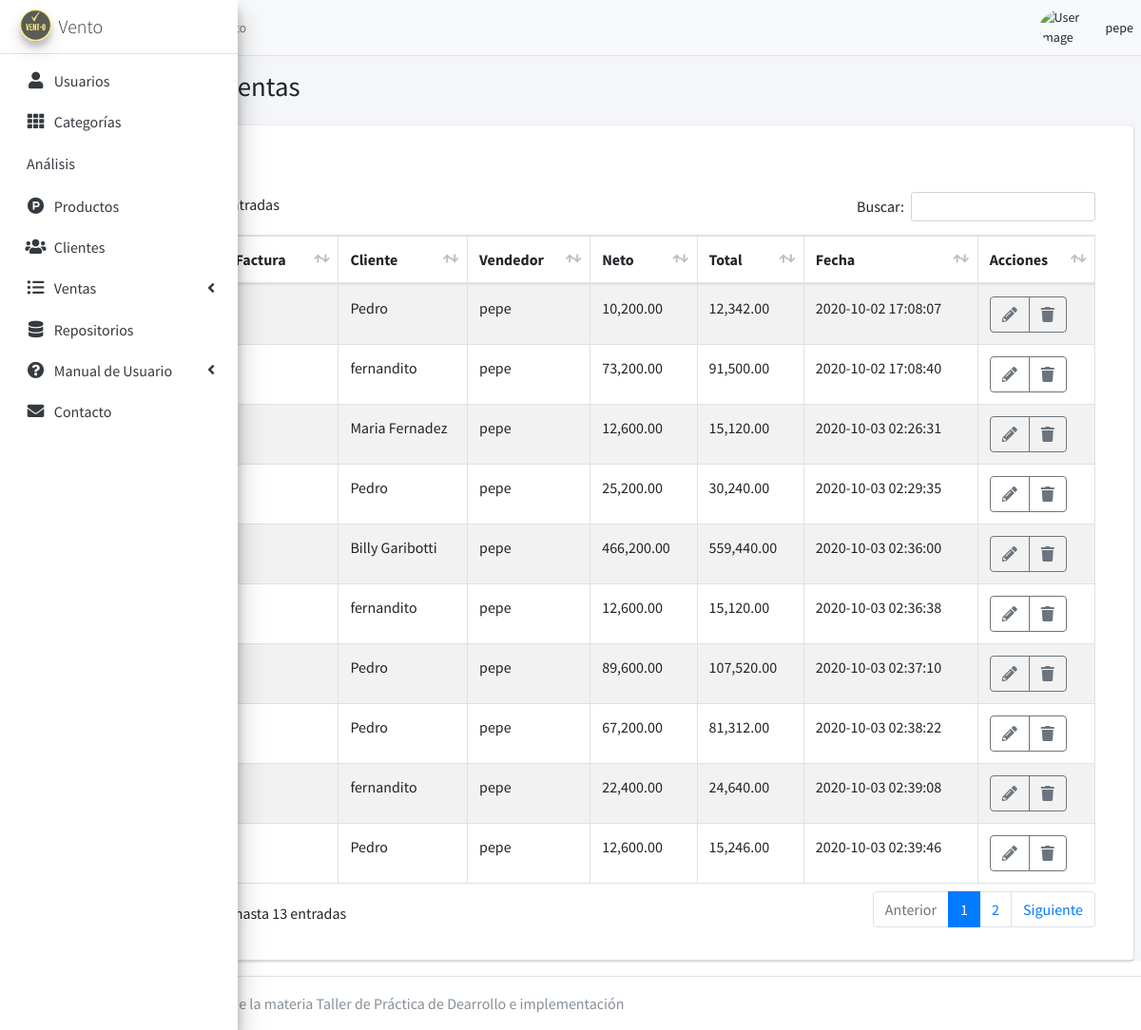
Screenshot of /ventas (signed in) with the database file from the repository.
### tables this page shows
CREATE TABLE IF NOT EXISTS `ventas` (
  `id` int(11) NOT NULL AUTO_INCREMENT,
  `codigo` int(11) NOT NULL,
  `id_cliente` int(11) NOT NULL,
  `id_vendedor` int(11) NOT NULL,
  `productos` text NOT NULL,
  `impuesto` float NOT NULL,
  `neto` float NOT NULL,
  `total` float NOT NULL,
  `metodo_pago` text DEFAULT NULL,
  `fecha` timestamp NOT NULL DEFAULT current_timestamp() ON UPDATE current_timestamp(),
  PRIMARY KEY (`id`),
  KEY `FK_id_cliente` (`id_cliente`),
  KEY `FK_id_vendedor` (`id_vendedor`)
);

CREATE TABLE IF NOT EXISTS `clientes` (
  `id` int(11) NOT NULL AUTO_INCREMENT,
  `nombre` text DEFAULT NULL,
  `documento` int(11) DEFAULT NULL,
  `email` text DEFAULT NULL,
  `telefono` text DEFAULT NULL,
  `direccion` text DEFAULT NULL,
  `compras` int(11) DEFAULT NULL,
  `ultima_compra` datetime NOT NULL,
  `fecha` timestamp NULL DEFAULT current_timestamp(),
  PRIMARY KEY (`id`)
);

CREATE TABLE IF NOT EXISTS `usuarios` (
  `id` int(11) NOT NULL AUTO_INCREMENT,
  `nombre` text NOT NULL,
  `usuario` text NOT NULL,
  `password` text NOT NULL,
  `perfil` text NOT NULL,
  `foto` text DEFAULT NULL,
  `estado` int(11) DEFAULT NULL,
  `ultimo_login` datetime DEFAULT current_timestamp(),
  `fecha` timestamp NULL DEFAULT current_timestamp(),
  PRIMARY KEY (`id`)
);

### controladores/template.controlador.php (called while the page is built)
<?php
class ControladorTemplate{
   static public function controladorPlantilla(){
        include  "vistas/template.php";
    }
}
?>

### index.php (called while the page is built, shortened)
<?php
require_once "controladores/template.controlador.php";
require_once "controladores/clientes.controlador.php";
require_once "controladores/usuarios.controlador.php";
require_once "controladores/ventas.controlador.php";
require_once "modelos/usuarios.modelo.php";
require_once "modelos/clientes.modelo.php";
require_once "modelos/ventas.modelo.php";
$template = new ControladorTemplate();
$template-> controladorPlantilla();
?>

### controladores/ventas.controlador.php (called while the page is built, shortened)
<?php
class VentasControlador{
    static public function verVentasControl($nomColumna,$val){
    $tbl ="ventas";
    $resp=  VentasModelos::VentasMostraModelo($tbl,$nomColumna,$val );
    return $resp;
    }
}
?>

### modelos/conexion.php (called while the page is built)
<?php
class Conexion {
    public function conectar(){
        $link = new PDO("mysql:host=localhost;dbname=sistemaventas",
        "root",
        "");
        $link->exec("set names utf8");
        return $link;
    }
}
?>

### modelos/ventas.modelo.php (called while the page is built, shortened)
<?php
require_once "conexion.php";
class VentasModelos{
    static public function VentasMostraModelo($tbl, $nomColumna, $valor){
        $conexionz = new Conexion();
		if($nomColumna != null){
			$query =  $conexionz->conectar()->prepare("SELECT * FROM $tbl WHERE $nomColumna = :$nomColumna ORDER BY id ASC");
			$query -> bindParam(":".$nomColumna, $valor, PDO::PARAM_STR);
			$query -> execute();
			return $query -> fetch();
		}else{
			$query = $conexionz->conectar()->prepare("SELECT * FROM $tbl ORDER BY id ASC");
			$query -> execute();
			return $query -> fetchAll();
		}
	}
}
?>

### controladores/clientes.controlador.php (called while the page is built, shortened)
<?php
class ClientesControlador{
static public function ClientesVerContr( $nomColumna,$val){
    $tbl = "clientes";
    $resp = ClientesModelo::ClientesVerModelo($tbl,$nomColumna,$val);
    return $resp;
}
}
?>

### modelos/clientes.modelo.php (called while the page is built, shortened)
<?php
require_once "conexion.php";
class ClientesModelo {
static public function ClientesVerModelo($tbl,$nomColumna,$val){
        if($nomColumna != null){
            $conexionz = new Conexion();
            $query = $conexionz->conectar()->prepare("SELECT * FROM $tbl WHERE $nomColumna = :$nomColumna");
            $query -> bindParam(":".$nomColumna,$val, PDO::PARAM_STR);
            $query -> execute();
            return $query -> fetch();
        }else{
            $conexionz = new Conexion();
            $query = $conexionz->conectar()->prepare("SELECT * FROM $tbl");
            $query -> execute();
            return $query -> fetchAll();
        }
    }
}
?>

### controladores/usuarios.controlador.php (called while the page is built, shortened)
<?php
class ControladorUsuarios{
    static public function ctrMostrarUsuarios($item,$valor){
        $tabla = "usuarios";
        $respuesta = ModeloUsuarios::mdlMostrarUsuarios($tabla, $item, $valor);
        return $respuesta;
    }
}

### modelos/usuarios.modelo.php (called while the page is built, shortened)
<?php
require_once "conexion.php";
class ModeloUsuarios{
	static public function mdlMostrarUsuarios($tabla, $item, $valor){
		$conexionz = new Conexion();
		if($item !=null){
			$stmt = $conexionz->conectar()->prepare("SELECT * FROM $tabla WHERE $item = :$item");
			$stmt -> bindParam(":".$item, $valor, PDO::PARAM_STR);
			$stmt -> execute();
			return $stmt -> fetch();
		} else {
			$stmt = $conexionz->conectar()->prepare("SELECT * FROM $tabla");
			$stmt -> execute();
			return $stmt -> fetchAll();
		}
	}
}

### vistas/modulos/ventas.php (the view, shortened to what this page needs)
<div class="content-wrapper">
   <section class="content-header">
     <div class="container-fluid">
       <div class="row mb-2">
         <div class="col-sm-6">
          <h1>Administrar Ventas
          </h1>
         </div>
       </div>
     </div>
   </section>
   <section class="content">
     <div class="card">
       <div class="card-header">
         <a href="nueva-venta">
         <button class="btn btn-outline-primary" >
         </button>
         </a>
       <div class="card-body">
            <table class="table table-bordered table-striped display nowrap tablas " style="width:100%">
             <thead>
               <tr>
                 <th style="width:10px">#</th>
                 <th>Número Factura</th>
                 <th>Cliente</th>
                 <th>Vendedor</th>
                 <th>Neto</th>
                 <th>Total</th>
                 <th>Fecha</th>
                 <th>Acciones</th>
               </tr>
               </thead>
               <tbody>
                     <?php
                     $nomCol= null;
                     $val = null;
                     $resp = VentasControlador::verVentasControl($nomCol, $val);
                     foreach ($resp as $indice => $value){
                         echo '   <tr>
                                   <td>'.($indice+1).'</td>
                                   <td>'.$value["codigo"].'</td>';
                                 $respColCliente ="id";
                                 $valIdDeCli = $value["id_cliente"];
                                 $respuestaCliente = ClientesControlador::ClientesVerContr( $respColCliente, $valIdDeCli);
                                  echo '<td>'.$respuestaCliente["nombre"].'</td>';
                                 $respColUsuario ="id";
                                 $valIdDeUsuario = $value["id_vendedor"];
                                 $respuestaUsuario = ControladorUsuarios::ctrMostrarUsuarios( $respColUsuario, $valIdDeUsuario);
                                  echo '<td>'.$respuestaUsuario["nombre"].'</td>
                                   <td>'.number_format($value["neto"],2).'</td>
                                   <td>'.number_format($value["total"],2).'</td>
                                   <td>'.$value["fecha"].'</td>
                                   <td>
                                 <div class="btn-group">
                                   <button class="btn btn-outline-secondary EditarVentaBoton" idVenta="'.$value["id"].'" ><i class="fas fa-pencil-alt"></i></button>';
                                   if ($_SESSION["perfil"] == "Administrador"){
                                     echo '
                                     <button class="btn btn-outline-secondary btnEliminarVenta" idVenta="'.$value["id"].'" ><i class="fas fa-trash"></i></button>
                                     ';
                                   }else{
                                     echo '
                                     <button class="btn btn-outline-secondary btnAdvertenciaNoAdministrador" ><i class="fas fa-trash"></i></button>
                                     ';
                                   }
                     }
                     ?>
               </tbody>
            </table>
       </div>
     </div>
   </section>
 </div>

### rows the page displays
ventas: id_cliente.nombre "Pedro", id_vendedor.nombre "pepe", neto "10,200.00", total "12,342.00", fecha "2020-10-02 17:08:07"
ventas: id_cliente.nombre "fernandito", id_vendedor.nombre "pepe", neto "73,200.00", total "91,500.00", fecha "2020-10-02 17:08:40"
ventas: id_cliente.nombre "Maria Fernadez", id_vendedor.nombre "pepe", neto "12,600.00", total "15,120.00", fecha "2020-10-03 02:26:31"
ventas: id_cliente.nombre "Pedro", id_vendedor.nombre "pepe", neto "25,200.00", total "30,240.00", fecha "2020-10-03 02:29:35"
ventas: id_cliente.nombre "Billy Garibotti", id_vendedor.nombre "pepe", neto "466,200.00", total "559,440.00", fecha "2020-10-03 02:36:00"
ventas: id_cliente.nombre "fernandito", id_vendedor.nombre "pepe", neto "12,600.00", total "15,120.00", fecha "2020-10-03 02:36:38"
ventas: id_cliente.nombre "Pedro", id_vendedor.nombre "pepe", neto "89,600.00", total "107,520.00", fecha "2020-10-03 02:37:10"
ventas: id_cliente.nombre "Pedro", id_vendedor.nombre "pepe", neto "67,200.00", total "81,312.00", fecha "2020-10-03 02:38:22"
ventas: id_cliente.nombre "fernandito", id_vendedor.nombre "pepe", neto "22,400.00", total "24,640.00", fecha "2020-10-03 02:39:08"
ventas: id_cliente.nombre "Pedro", id_vendedor.nombre "pepe", neto "12,600.00", total "15,246.00", fecha "2020-10-03 02:39:46"

### other values shown
$_SESSION["nombre"] "pepe"
